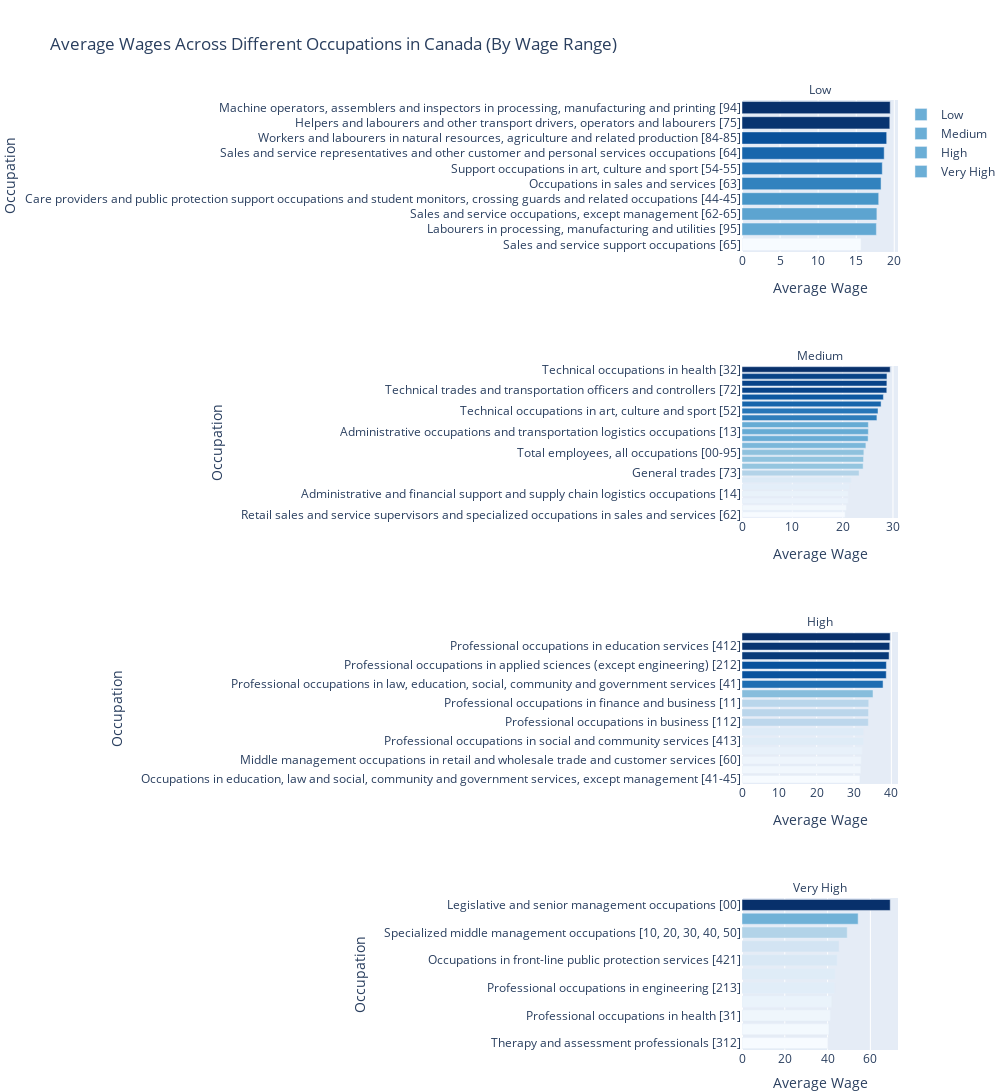

Notebook code for this chart:
### Code cell
# Filtering the data for each wage range
low_wages = sorted_average_wages[sorted_average_wages['Wage Range'] == 'Low']
medium_wages = sorted_average_wages[sorted_average_wages['Wage Range'] == 'Medium']
high_wages = sorted_average_wages[sorted_average_wages['Wage Range'] == 'High']
very_high_wages = sorted_average_wages[sorted_average_wages['Wage Range'] == 'Very High']

# Function to create custom color scale
def custom_color_scale(wages, min_val, max_val):
    return np.interp(wages, (min_val, max_val), (0.2, 1))

# Creating subplots
fig = make_subplots(rows=4, cols=1, subplot_titles=("Low", "Medium", "High", "Very High"), vertical_spacing=0.12)

# Adding bar charts for each wage range with custom hovertemplate and color scale
fig.add_trace(go.Bar(y=low_wages['National Occupational Classification (NOC)'], x=low_wages['VALUE'], orientation='h', name="Low", hovertemplate='Average Wage: %{x:.2f}<extra></extra>', marker=dict(color=custom_color_scale(low_wages['VALUE'], low_wages['VALUE'].min(), low_wages['VALUE'].max()), colorscale='Blues', showscale=False)), row=1, col=1)
fig.add_trace(go.Bar(y=medium_wages['National Occupational Classification (NOC)'], x=medium_wages['VALUE'], orientation='h', name="Medium", hovertemplate='Average Wage: %{x:.2f}<extra></extra>', marker=dict(color=custom_color_scale(medium_wages['VALUE'], medium_wages['VALUE'].min(), medium_wages['VALUE'].max()), colorscale='Blues', showscale=False)), row=2, col=1)
fig.add_trace(go.Bar(y=high_wages['National Occupational Classification (NOC)'], x=high_wages['VALUE'], orientation='h', name="High", hovertemplate='Average Wage: %{x:.2f}<extra></extra>', marker=dict(color=custom_color_scale(high_wages['VALUE'], high_wages['VALUE'].min(), high_wages['VALUE'].max()), colorscale='Blues', showscale=False)), row=3, col=1)
fig.add_trace(go.Bar(y=very_high_wages['National Occupational Classification (NOC)'], x=very_high_wages['VALUE'], orientation='h', name="Very High", hovertemplate='Average Wage: %{x:.2f}<extra></extra>', marker=dict(color=custom_color_scale(very_high_wages['VALUE'], very_high_wages['VALUE'].min(), very_high_wages['VALUE'].max()), colorscale='Blues', showscale=False)), row=4, col=1)

# Customizing the layout
fig.update_layout(
    height=1200,
    width=1000,
    title_text="Average Wages Across Different Occupations in Canada (By Wage Range)",
    margin=dict(l=300, r=0, t=100, b=0),  # Adjust the left margin
)


# Customizing the x-axis labels
fig.update_xaxes(title_text="Average Wage", row=1, col=1)
fig.update_xaxes(title_text="Average Wage", row=2, col=1)
fig.update_xaxes(title_text="Average Wage", row=3, col=1)
fig.update_xaxes(title_text="Average Wage", row=4, col=1)

# Customizing the y-axis labels
fig.update_yaxes(title_text="Occupation", row=1, col=1)
fig.update_yaxes(title_text="Occupation", row=2, col=1)
fig.update_yaxes(title_text="Occupation", row=3, col=1)
fig.update_yaxes(title_text="Occupation", row=4, col=1)

# Adjusting subplot title font size
for i in fig['layout']['annotations']:
    i['font'] = dict(size=12)
    
# Showing the chart
fig.show()
offline.plot(fig, filename='fig1.2.html', auto_open=True)

### Figure 1 — Plotly figure (JSON) as saved in the notebook; plotly's stock layout.template omitted (floating-point values rounded to 4 significant figures)
{"data": [{"hovertemplate": "Average Wage: %{x:.2f}<extra></extra>", "marker": {"color": [0.2, 0.6211, 0.6349, 0.6845, 0.7494, 0.7825, 0.835, 0.9038, 0.9891, 1], "colorscale": [[0, "rgb(247,251,255)"], [0.125, "rgb(222,235,247)"], [0.25, "rgb(198,219,239)"], [0.375, "rgb(158,202,225)"], [0.5, "rgb(107,174,214)"], [0.625, "rgb(66,146,198)"], [0.75, "rgb(33,113,181)"], [0.875, "rgb(8,81,156)"], [1, "rgb(8,48,107)"]], "showscale": false}, "name": "Low", "orientation": "h", "type": "bar", "x": [15.63, 17.65, 17.72, 17.95, 18.26, 18.42, 18.67, 19.0, 19.41, 19.46], "xaxis": "x", "y": ["Sales and service support occupations [65]", "Labourers in processing, manufacturing and utilities [95]", "Sales and service occupations, except management [62-65]", "Care providers and public protection support occupations and student monitors, crossing guards and related occupations [44-45]", "Occupations in sales and services [63]", "Support occupations in art, culture and sport [54-55]", "Sales and service representatives and other customer and personal services occupations [64]", "Workers and labourers in natural resources, agriculture and related production [84-85]", "Helpers and labourers and other transport drivers, operators and labourers [75]", "Machine operators, assemblers and inspectors in processing, manufacturing and printing [94]"], "yaxis": "y"}, {"hovertemplate": "Average Wage: %{x:.2f}<extra></extra>", "marker": {"color": [0.2, 0.2214, 0.2538, 0.257, 0.2804, 0.309, 0.4474, 0.5195, 0.5266, 0.5323, 0.5681, 0.6077, 0.6118, 0.612, 0.7639, 0.7834, 0.8381, 0.8791, 0.9393, 0.941, 0.9424, 1], "colorscale": [[0, "rgb(247,251,255)"], [0.125, "rgb(222,235,247)"], [0.25, "rgb(198,219,239)"], [0.375, "rgb(158,202,225)"], [0.5, "rgb(107,174,214)"], [0.625, "rgb(66,146,198)"], [0.75, "rgb(33,113,181)"], [0.875, "rgb(8,81,156)"], [1, "rgb(8,48,107)"]], "showscale": false}, "name": "Medium", "orientation": "h", "type": "bar", "x": [20.49, 20.73, 21.1, 21.13, 21.39, 21.71, 23.26, 24.07, 24.15, 24.21, 24.61, 25.06, 25.1, 25.1, 26.81, 27.02, 27.64, 28.09, 28.77, 28.79, 28.8, 29.45], "xaxis": "x2", "y": ["Retail sales and service supervisors and specialized occupations in sales and services [62]", "Occupations in manufacturing and utilities, except management [92-95]", "Assisting occupations in support of health services [33]", "Administrative and financial support and supply chain logistics occupations [14]", "Paraprofessional occupations in legal, social, community and education services [422]", "Natural resources, agriculture and related production occupations, except management [82-85]", "General trades [73]", "Trades, transport and equipment operators and related occupations, except management [72-75]", "Occupations in art, culture and sport [53]", "Total employees, all occupations [00-95]", "Mail and message distribution, other transport equipment operators and related maintenance workers [74]", "Business, finance and administration occupations, except management [11-14]", "Administrative occupations and transportation logistics occupations [13]", "Occupations in art, culture, recreation and sport, except management [51-55]", "Front-line public protection services and paraprofessional occupations in legal, social, community, education services [42]", "Technical occupations in art, culture and sport [52]", "Assisting occupations in education and in legal and public protection [43]", "Administrative and financial supervisors and specialized administrative occupations [12]", "Technical trades and transportation officers and controllers [72]", "Health occupations, except management [31-33]", "Technical occupations related to natural and applied sciences [22]", "Technical occupations in health [32]"], "yaxis": "y2"}, {"hovertemplate": "Average Wage: %{x:.2f}<extra></extra>", "marker": {"color": [0.2, 0.223, 0.2348, 0.2607, 0.2942, 0.2985, 0.422, 0.4266, 0.4318, 0.5455, 0.8111, 0.8955, 0.8994, 0.9704, 0.988, 1], "colorscale": [[0, "rgb(247,251,255)"], [0.125, "rgb(222,235,247)"], [0.25, "rgb(198,219,239)"], [0.375, "rgb(158,202,225)"], [0.5, "rgb(107,174,214)"], [0.625, "rgb(66,146,198)"], [0.75, "rgb(33,113,181)"], [0.875, "rgb(8,81,156)"], [1, "rgb(8,48,107)"]], "showscale": false}, "name": "High", "orientation": "h", "type": "bar", "x": [31.59, 31.82, 31.94, 32.2, 32.54, 32.59, 33.84, 33.88, 33.94, 35.09, 37.78, 38.63, 38.67, 39.39, 39.57, 39.69], "xaxis": "x3", "y": ["Occupations in education, law and social, community and government services, except management [41-45]", "Supervisors, central control and process operators in processing, manufacturing and utilities and aircraft assemblers and inspectors [92-93]", "Middle management occupations in retail and wholesale trade and customer services [60]", "Professional occupations in art and culture [51]", "Professional occupations in social and community services [413]", "Supervisors and occupations in natural resources, agriculture and related production [82-83]", "Professional occupations in business [112]", "Natural and applied sciences and related occupations, except management [21-22]", "Professional occupations in finance and business [11]", "Professional occupations in finance [111]", "Professional occupations in law, education, social, community and government services [41]", "Professional occupations in government services [414]", "Professional occupations in applied sciences (except engineering) [212]", "Professional occupations in natural and applied sciences [21]", "Professional occupations in education services [412]", "Professional occupations in natural sciences [211]"], "yaxis": "y3"}, {"hovertemplate": "Average Wage: %{x:.2f}<extra></extra>", "marker": {"color": [0.2, 0.2149, 0.2331, 0.2522, 0.287, 0.2953, 0.3201, 0.3452, 0.4492, 0.5893, 1], "colorscale": [[0, "rgb(247,251,255)"], [0.125, "rgb(222,235,247)"], [0.25, "rgb(198,219,239)"], [0.375, "rgb(158,202,225)"], [0.5, "rgb(107,174,214)"], [0.625, "rgb(66,146,198)"], [0.75, "rgb(33,113,181)"], [0.875, "rgb(8,81,156)"], [1, "rgb(8,48,107)"]], "showscale": false}, "name": "Very High", "orientation": "h", "type": "bar", "x": [40.08, 40.62, 41.29, 41.98, 43.25, 43.56, 44.46, 45.37, 49.17, 54.28, 69.26], "xaxis": "x4", "y": ["Therapy and assessment professionals [312]", "Nursing and allied health professionals [313]", "Professional occupations in health [31]", "Middle management occupations in trades, transportation, production and utilities [70, 80, 90]", "Professional occupations in engineering [213]", "Management occupations [00, 10, 20, 30, 40, 50, 60, 70, 80, 90]", "Occupations in front-line public protection services [421]", "Health treating and consultation services professionals [311]", "Specialized middle management occupations [10, 20, 30, 40, 50]", "Professional occupations in law [411]", "Legislative and senior management occupations [00]"], "yaxis": "y4"}], "layout": {"annotations": [{"font": {"size": 12}, "showarrow": false, "text": "Low", "x": 0.5, "xanchor": "center", "xref": "paper", "y": 1, "yanchor": "bottom", "yref": "paper"}, {"font": {"size": 12}, "showarrow": false, "text": "Medium", "x": 0.5, "xanchor": "center", "xref": "paper", "y": 0.72, "yanchor": "bottom", "yref": "paper"}, {"font": {"size": 12}, "showarrow": false, "text": "High", "x": 0.5, "xanchor": "center", "xref": "paper", "y": 0.44, "yanchor": "bottom", "yref": "paper"}, {"font": {"size": 12}, "showarrow": false, "text": "Very High", "x": 0.5, "xanchor": "center", "xref": "paper", "y": 0.16, "yanchor": "bottom", "yref": "paper"}], "height": 1200, "margin": {"b": 0, "l": 300, "r": 0, "t": 100}, "title": {"text": "Average Wages Across Different Occupations in Canada (By Wage Range)"}, "width": 1000, "xaxis": {"anchor": "y", "domain": [0, 1], "title": {"text": "Average Wage"}}, "xaxis2": {"anchor": "y2", "domain": [0, 1], "title": {"text": "Average Wage"}}, "xaxis3": {"anchor": "y3", "domain": [0, 1], "title": {"text": "Average Wage"}}, "xaxis4": {"anchor": "y4", "domain": [0, 1], "title": {"text": "Average Wage"}}, "yaxis": {"anchor": "x", "domain": [0.84, 1], "title": {"text": "Occupation"}}, "yaxis2": {"anchor": "x2", "domain": [0.56, 0.72], "title": {"text": "Occupation"}}, "yaxis3": {"anchor": "x3", "domain": [0.28, 0.44], "title": {"text": "Occupation"}}, "yaxis4": {"anchor": "x4", "domain": [0, 0.16], "title": {"text": "Occupation"}}}}
